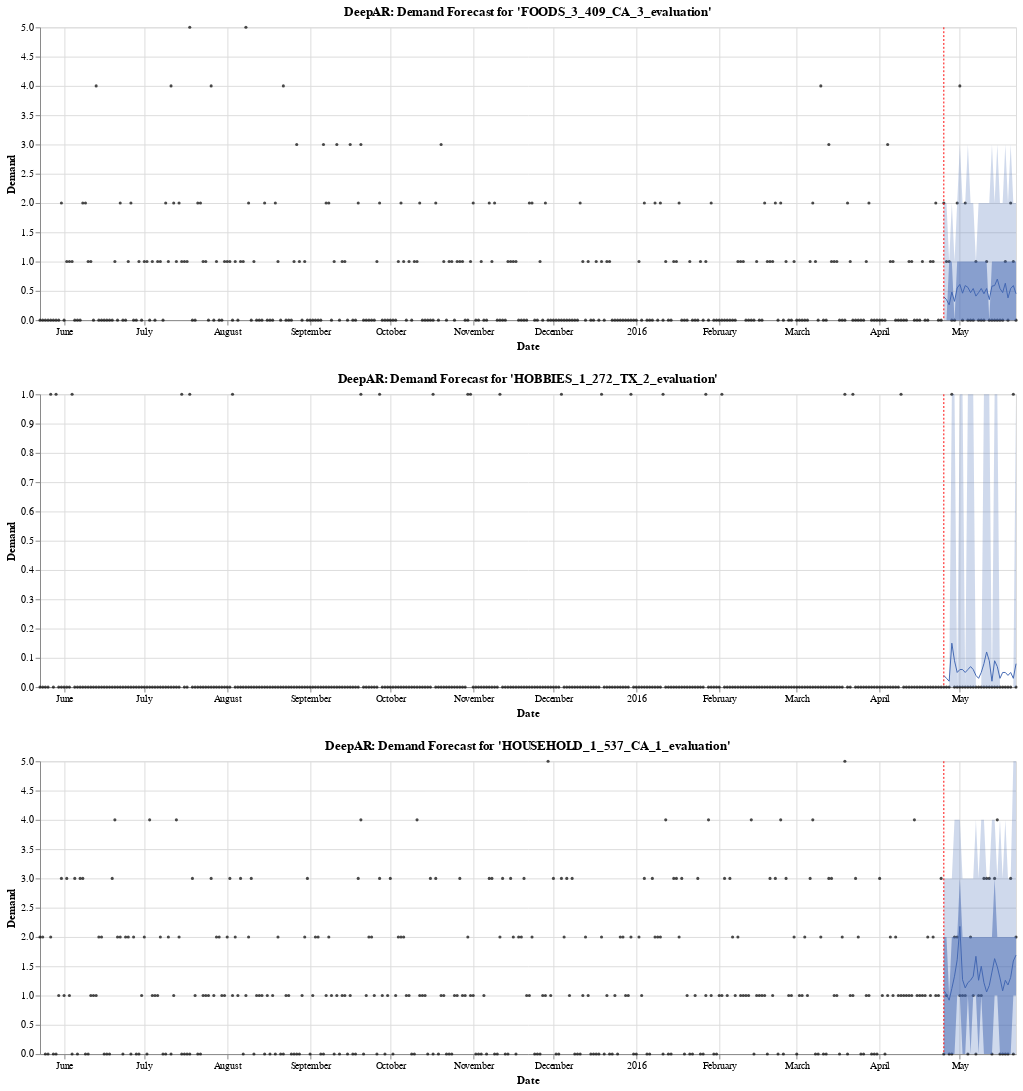

The cell this chart's notebook holds for it:
### Code cell
plot_indices = [2, 4, 8]
plots = []

for plot_index in plot_indices:
    plot_id = sampled_ids[plot_index]

    y = target[[plot_id]].reset_index()
    y.columns = ["time", "y"]
    y["time"] = pd.to_datetime(y["time"])

    forecast = pd.DataFrame(
        [forecasts[plot_index].mean]
        + [forecasts[plot_index].quantile(p) for p in [0.05, 0.25, 0.75, 0.95]],
        columns=forecasts[plot_index].index,
    ).T.reset_index()
    forecast.columns = [
        "time",
        "fcst",
        "fcst_lower_05",
        "fcst_lower_25",
        "fcst_upper_75",
        "fcst_upper_95",
    ]

    source = y.merge(forecast, how="left")
    p = plot_forecast(
        source, test_steps, plot_id=plot_id, model_name="DeepAR", start_date="2015-05-23"
    )
    
    plots.append(p)
    
alt.VConcatChart(vconcat=plots)

### Figure 1 — Vega-Lite specification as saved in the notebook (floating-point values rounded to 4 significant figures; data arrays with more than 128 entries replaced by an {"elided": "..."} marker saying what was removed)
{"config": {"view": {"continuousWidth": 400, "continuousHeight": 300}}, "vconcat": [{"layer": [{"mark": {"type": "circle", "color": "#000000", "size": 10.0}, "encoding": {"tooltip": [{"type": "temporal", "field": "time"}, {"type": "quantitative", "field": "y"}], "x": {"type": "temporal", "axis": {"title": "Date"}, "field": "time"}, "y": {"type": "quantitative", "axis": {"title": "Demand"}, "field": "y"}}}, {"mark": {"type": "line", "color": "#4267B2", "size": 1.0}, "encoding": {"x": {"type": "temporal", "field": "time"}, "y": {"type": "quantitative", "field": "fcst"}}}, {"mark": {"type": "area", "color": "#4267B2", "opacity": 0.25}, "encoding": {"x": {"type": "temporal", "field": "time"}, "y": {"type": "quantitative", "field": "fcst_lower_05"}, "y2": {"field": "fcst_upper_95"}}}, {"mark": {"type": "area", "color": "#4267B2", "opacity": 0.5}, "encoding": {"x": {"type": "temporal", "field": "time"}, "y": {"type": "quantitative", "field": "fcst_lower_25"}, "y2": {"field": "fcst_upper_75"}}}, {"data": {"name": "data-302bc33366dfe1498bc0394fc8325ea5"}, "mark": {"type": "rule", "color": "#FF0000", "size": 1.0, "strokeDash": [2, 2]}, "encoding": {"x": {"type": "temporal", "field": "time"}}}], "data": {"name": "data-6297d6c8e8b2e4ab7b846ff2fd15dccf"}, "height": 300, "title": "DeepAR: Demand Forecast for 'FOODS_3_409_CA_3_evaluation'", "width": 1000}, {"layer": [{"mark": {"type": "circle", "color": "#000000", "size": 10.0}, "encoding": {"tooltip": [{"type": "temporal", "field": "time"}, {"type": "quantitative", "field": "y"}], "x": {"type": "temporal", "axis": {"title": "Date"}, "field": "time"}, "y": {"type": "quantitative", "axis": {"title": "Demand"}, "field": "y"}}}, {"mark": {"type": "line", "color": "#4267B2", "size": 1.0}, "encoding": {"x": {"type": "temporal", "field": "time"}, "y": {"type": "quantitative", "field": "fcst"}}}, {"mark": {"type": "area", "color": "#4267B2", "opacity": 0.25}, "encoding": {"x": {"type": "temporal", "field": "time"}, "y": {"type": "quantitative", "field": "fcst_lower_05"}, "y2": {"field": "fcst_upper_95"}}}, {"mark": {"type": "area", "color": "#4267B2", "opacity": 0.5}, "encoding": {"x": {"type": "temporal", "field": "time"}, "y": {"type": "quantitative", "field": "fcst_lower_25"}, "y2": {"field": "fcst_upper_75"}}}, {"data": {"name": "data-302bc33366dfe1498bc0394fc8325ea5"}, "mark": {"type": "rule", "color": "#FF0000", "size": 1.0, "strokeDash": [2, 2]}, "encoding": {"x": {"type": "temporal", "field": "time"}}}], "data": {"name": "data-7b2ae82adb65b7943a9a476237cb8eee"}, "height": 300, "title": "DeepAR: Demand Forecast for 'HOBBIES_1_272_TX_2_evaluation'", "width": 1000}, {"layer": [{"mark": {"type": "circle", "color": "#000000", "size": 10.0}, "encoding": {"tooltip": [{"type": "temporal", "field": "time"}, {"type": "quantitative", "field": "y"}], "x": {"type": "temporal", "axis": {"title": "Date"}, "field": "time"}, "y": {"type": "quantitative", "axis": {"title": "Demand"}, "field": "y"}}}, {"mark": {"type": "line", "color": "#4267B2", "size": 1.0}, "encoding": {"x": {"type": "temporal", "field": "time"}, "y": {"type": "quantitative", "field": "fcst"}}}, {"mark": {"type": "area", "color": "#4267B2", "opacity": 0.25}, "encoding": {"x": {"type": "temporal", "field": "time"}, "y": {"type": "quantitative", "field": "fcst_lower_05"}, "y2": {"field": "fcst_upper_95"}}}, {"mark": {"type": "area", "color": "#4267B2", "opacity": 0.5}, "encoding": {"x": {"type": "temporal", "field": "time"}, "y": {"type": "quantitative", "field": "fcst_lower_25"}, "y2": {"field": "fcst_upper_75"}}}, {"data": {"name": "data-302bc33366dfe1498bc0394fc8325ea5"}, "mark": {"type": "rule", "color": "#FF0000", "size": 1.0, "strokeDash": [2, 2]}, "encoding": {"x": {"type": "temporal", "field": "time"}}}], "data": {"name": "data-b0f4846fb78bc747dd7cf8f050732703"}, "height": 300, "title": "DeepAR: Demand Forecast for 'HOUSEHOLD_1_537_CA_1_evaluation'", "width": 1000}], "$schema": "https://vega.github.io/schema/vega-lite/v4.8.1.json", "datasets": {"data-6297d6c8e8b2e4ab7b846ff2fd15dccf": {"elided": "366 records"}, "data-302bc33366dfe1498bc0394fc8325ea5": [{"time": "2016-04-25T00:00:00"}], "data-7b2ae82adb65b7943a9a476237cb8eee": {"elided": "366 records"}, "data-b0f4846fb78bc747dd7cf8f050732703": {"elided": "366 records"}}}
